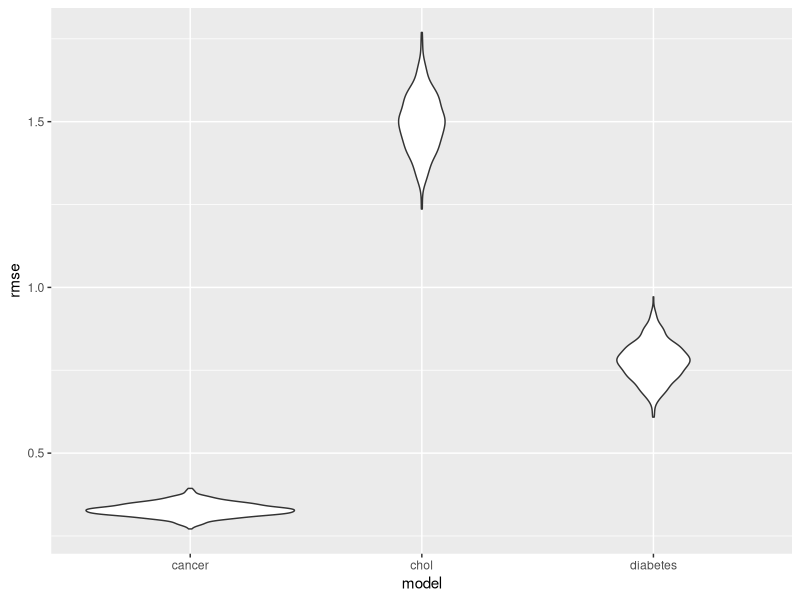

This chart was generated by the following R code:
## ---- chunk 1
knitr::opts_chunk$set(echo = TRUE)

library(tidyverse)
library(modelr)
library(purrr)
## ---- chunk 2
cdc_df = read_csv("./data/cdc_df.csv")
## ---- chunk 3
cancer_full_mod = lm(CANCER_AdjPrev ~ COREM_AdjPrev + COREW_AdjPrev + DENTAL_AdjPrev + LPA_AdjPrev + MAMMOUSE_AdjPrev + PAPTEST_AdjPrev + CHECKUP_AdjPrev + CHOLSCREEN_AdjPrev + COLON_SCREEN_AdjPrev, data = cdc_df)
summary(cancer_full_mod)
cancer_minus_1 = update(cancer_full_mod, . ~ . -COREW_AdjPrev)
summary(cancer_minus_1)
cancer_minus_2 = update(cancer_minus_1, . ~ . -LPA_AdjPrev)
summary(cancer_minus_2)
cancer_minus_3 = update(cancer_minus_2, . ~ . -CHOLSCREEN_AdjPrev)
summary(cancer_minus_3)
cancer_minus_4 = update(cancer_minus_3, . ~ . -PAPTEST_AdjPrev)
## ---- chunk 4
summary(cancer_minus_4) %>% broom::tidy() %>% knitr::kable()
## ---- chunk 5
chol_full_mod = lm(HIGHCHOL_AdjPrev ~ COREM_AdjPrev + COREW_AdjPrev + DENTAL_AdjPrev + LPA_AdjPrev + MAMMOUSE_AdjPrev + PAPTEST_AdjPrev + CHECKUP_AdjPrev + CHOLSCREEN_AdjPrev + COLON_SCREEN_AdjPrev, data = cdc_df)
summary(chol_full_mod)
chol_minus_1 = update(chol_full_mod, . ~ . -CHOLSCREEN_AdjPrev) #the first thing I took out!
summary(chol_minus_1)
chol_minus_2 = update(chol_minus_1, . ~ . -COREW_AdjPrev)
summary(chol_minus_2)
chol_minus_3 = update(chol_minus_2, . ~ . -COREM_AdjPrev)
summary(chol_minus_3)
chol_minus_4 = update(chol_minus_3, . ~ . -MAMMOUSE_AdjPrev)
summary(chol_minus_4)
chol_minus_5 = update(chol_minus_4, . ~ . -PAPTEST_AdjPrev)
## ---- chunk 6
summary(chol_minus_5) %>% broom::tidy() %>% knitr::kable()
## ---- chunk 7
diab_full_mod = lm(DIABETES_AdjPrev ~ COREM_AdjPrev + COREW_AdjPrev + DENTAL_AdjPrev + LPA_AdjPrev + MAMMOUSE_AdjPrev + PAPTEST_AdjPrev + CHECKUP_AdjPrev + CHOLSCREEN_AdjPrev + COLON_SCREEN_AdjPrev, data = cdc_df)
summary(diab_full_mod)
diab_minus_1 = update(diab_full_mod, . ~ . -COLON_SCREEN_AdjPrev)
summary(diab_minus_1)
diab_minus_2 = update(diab_minus_1, . ~ . -PAPTEST_AdjPrev)
summary(diab_minus_2)
diab_minus_3 = update(diab_minus_2, . ~ . -COREM_AdjPrev)
## ---- chunk 8
summary(diab_minus_3) %>% broom::tidy() %>% knitr::kable()
## ---- chunk 9
cv_df =
  crossv_mc(cdc_df, 500) %>% 
  mutate(train = map(train, as_tibble),
         test = map(test, as_tibble))

cv_df = 
  cv_df %>% 
  mutate(cancer_minus_4 = map(train, ~lm(CANCER_AdjPrev ~ COREM_AdjPrev + DENTAL_AdjPrev + MAMMOUSE_AdjPrev + CHECKUP_AdjPrev + COLON_SCREEN_AdjPrev, data = .x)),
         chol_minus_5   = map(train, ~lm(HIGHCHOL_AdjPrev ~ DENTAL_AdjPrev + LPA_AdjPrev + CHECKUP_AdjPrev + COLON_SCREEN_AdjPrev, data = .x)),
         diab_minus_3   = map(train, ~lm(DIABETES_AdjPrev ~ COREW_AdjPrev + DENTAL_AdjPrev + LPA_AdjPrev + MAMMOUSE_AdjPrev + CHECKUP_AdjPrev + CHOLSCREEN_AdjPrev, data = .x))) %>% 
  mutate(rmse_cancer    = map2_dbl(cancer_minus_4, test, ~rmse(model = .x, data = .y)),
         rmse_chol      = map2_dbl(chol_minus_5, test, ~rmse(model = .x, data = .y)),
         rmse_diabetes  = map2_dbl(diab_minus_3, test, ~rmse(model = .x, data = .y)))

cv_df %>% 
  select(starts_with("rmse")) %>% 
  gather(key = model, value = rmse) %>% 
  mutate(model = str_replace(model, "rmse_", ""), 
         model = fct_inorder(model)) %>% 
  ggplot(aes(x = model, y = rmse)) + geom_violin()
